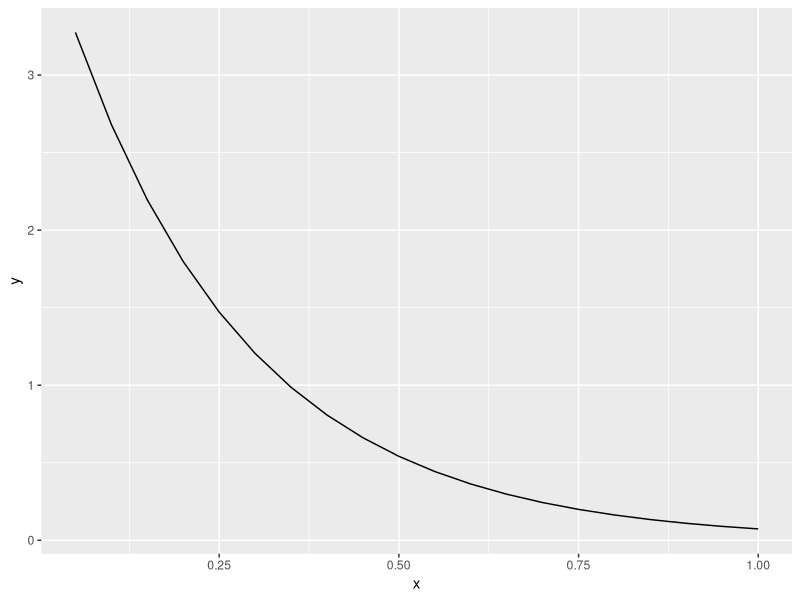
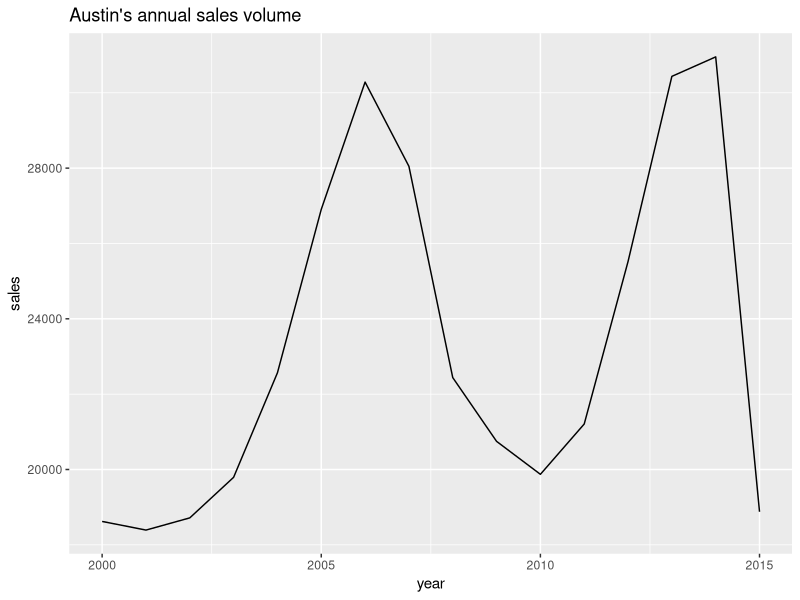

Reproduce these figures in R, in order.
## ---- chunk 1
knitr::opts_chunk$set(echo = TRUE)
library(tidyverse)
## ---- chunk 2
x <- 1:20 / 20 
y <- rep(0, length(x))

for (i in seq_along(x)) {
  # exp() gives use e to a power.
  e_power <- exp(-4*x[[i]])
  y[[i]] <- 4 * e_power
}

qplot(x, y, geom="line")
## ---- chunk 3
years <- c("85", "90", "95", "00", "05", "10")
full_years <- c()

for (yr in years) {
  yr <- as.numeric(yr)
  
  if (yr >= 85) {
    temp <- 1900 + yr
  } else {
    temp <- 2000 + yr
  }
  
  full_years <- c(full_years, temp)
  
}

full_years
## ---- chunk 4
set.seed(100)
weekly_salary <- runif(52, min = 400, max = 800)

annual_salary <- 0

for (wage in weekly_salary) {
  annual_salary <- annual_salary + wage
}

annual_salary
## ---- chunk 5
fake_survey_data <- tibble(id = 1:5,
                           age = c(30, -999, 40, 43, -999),
                           income = c(6e5, -999, -999, 1e6, 1e6))

fake_survey_data
## ---- chunk 6
## input: a vector and missing value indicator
example_input <- c(30, -999, 40, 43, -8888) 
## output: a vector with missing values
desired_output <- c(30, NA, 40, 43, NA)
## ---- chunk 7
txhousing %>%
  filter(city == "Austin") %>%
  group_by(city, year) %>%
  summarize(sales = sum(sales)) %>%
  ggplot(aes(x = year, y = sales)) + 
  geom_line() +
  labs(title = "Austin's annual sales volume")
## ---- chunk 8

## ---- chunk 9

## ---- chunk 10

